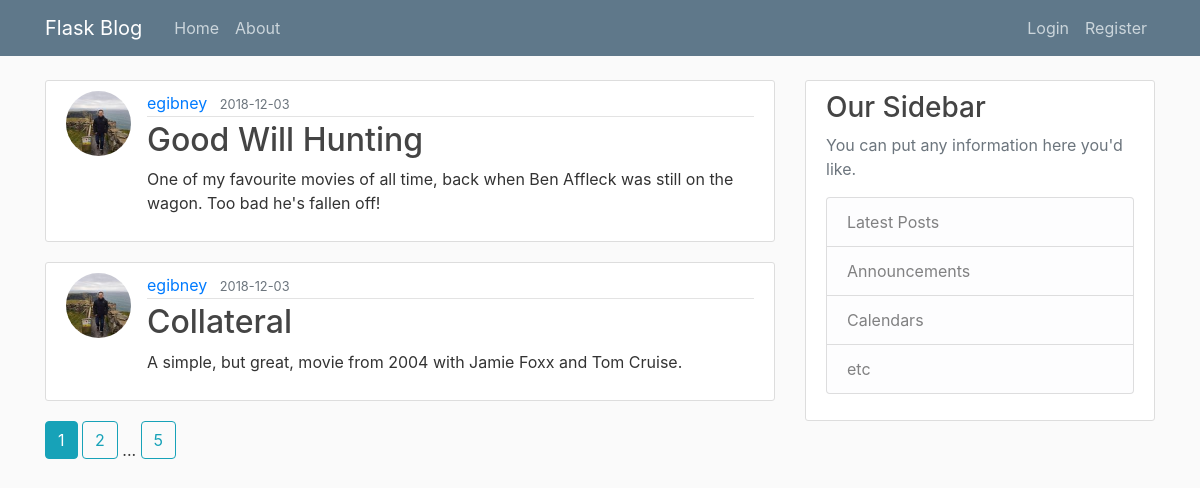
Page /home on the earlier database version.
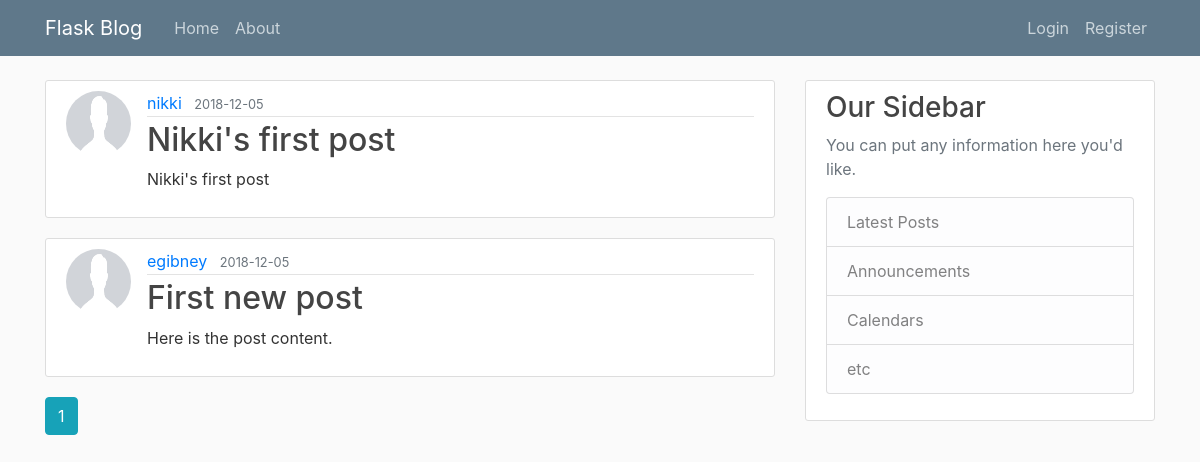
Same page on the later database version.
### flaskblog/models.py (models this page shows, shortened)
class Post(db.Model):
    id = db.Column(db.Integer, primary_key=True)
    title = db.Column(db.String(100), nullable=False)
    date_posted = db.Column(db.DateTime, nullable=False, default=datetime.utcnow)
    content = db.Column(db.Text, nullable=False)
    user_id = db.Column(db.Integer, db.ForeignKey('user.id'), nullable=False)
    comments = db.relationship('Comment', backref='commented_post', lazy=True)

class User(db.Model, UserMixin):
    id = db.Column(db.Integer, primary_key=True)
    username = db.Column(db.String(20), unique=True, nullable=False)
    email = db.Column(db.String(120), unique=True, nullable=False)
    image_file = db.Column(db.String(20), nullable=False, default='default.jpg')
    password = db.Column(db.String(60), nullable=False)
    posts = db.relationship('Post', backref='author', lazy=True)

### flaskblog/main/routes.py (the view)
@main.route("/")
@main.route("/home")
def home():
    page = request.args.get('page',1, type=int)
    posts = Post.query.order_by(Post.date_posted.desc()).paginate(page=page, per_page=2)
    return render_template('home.html', posts=posts)

### flaskblog/templates/home.html
{% extends "layout.html" %}
{% block content %}
  {% for post in posts.items %}
    <article class="media content-section">
      <img class="rounded-circle article-img" src="{{ url_for('static', filename='profile_pics/' + post.author.image_file) }}">
      <div class="media-body">
        <div class="article-metadata">
          <a class="mr-2" href="{{ url_for('users.user_posts',username=post.author.username) }}">{{ post.author.username }}</a>
          <small class="text-muted">{{ post.date_posted.strftime('%Y-%m-%d') }}</small>
        </div>
        <h2><a class="article-title" href="{{ url_for('posts.post', post_id=post.id) }}">{{ post.title }}</a></h2>
        <p class="article-content">{{ post.content }}</p>
      </div>
    </article>
  {% endfor %}
  {% for page_num in posts.iter_pages(left_edge=1, right_edge=1, left_current=1, right_current=2) %}
    {% if page_num %}
      {% if posts.page == page_num %}
        <a class="btn btn-info mb-4" href="{{ url_for('main.home', page=page_num) }}">{{ page_num }}</a>
      {% else %}
        <a class="btn btn-outline-info mb-4" href="{{ url_for('main.home', page=page_num) }}">{{ page_num }}</a>
      {% endif %}
    {% else %}
        ...
    {% endif %}
  {% endfor %}
{% endblock %}

Differences in the rows shown:
removed Post: image_file (picture), author.username "egibney", date_posted "2018-12-03", title "Good Will Hunting", content "One of my favourite movies of all time, back when Ben Affleck was still on the wagon. Too bad he's fallen off!"
removed Post: image_file (picture), author.username "egibney", date_posted "2018-12-03", title "Collateral", content "A simple, but great, movie from 2004 with Jamie Foxx and Tom Cruise."
now on this page (row edited): Post: image_file (placeholder picture), author.username "nikki", date_posted "2018-12-05", title "Nikki's first post", content "Nikki's first post"
now on this page (row edited): Post: image_file (placeholder picture), author.username "egibney", date_posted "2018-12-05", title "First new post", content "Here is the post content."
Other differences:
list line gone: "2"
list line gone: "5"
